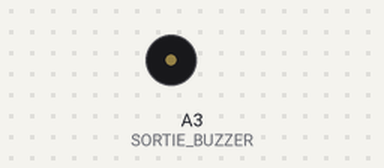
This sketch was run on a simulated Arduino Uno, built with avr-gcc and run on an emulated ATmega328P. Parts: buzzer (waves = sounding).

Above: at 0.1 s.
Timing chart, 0 to 1.6 s (numbered marks = the images above):
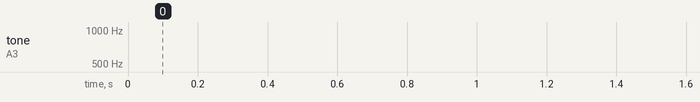

The sketch:

_11_gestionBuzzerSimple.ino
```cpp
#define SORTIE_BUZZER   A3        // broche sur laquelle le haut-parleur est branché

void setup()   {
  pinMode(SORTIE_BUZZER, OUTPUT); // configure la broche en sortie
}

void loop(){
  int i;

  for (i=500; i<1000; i++) {    // on envoie une fréquence de 500 à 1000Hz
    tone(SORTIE_BUZZER, i);
    delay(1);                   // attente de 1ms
  }

  for (i=1000; i>500; i--) {    // on envoie une fréquence de 1000 à 500Hz
    tone(SORTIE_BUZZER, i);
    delay(1);                   // attente de 1ms
  }
}
```
